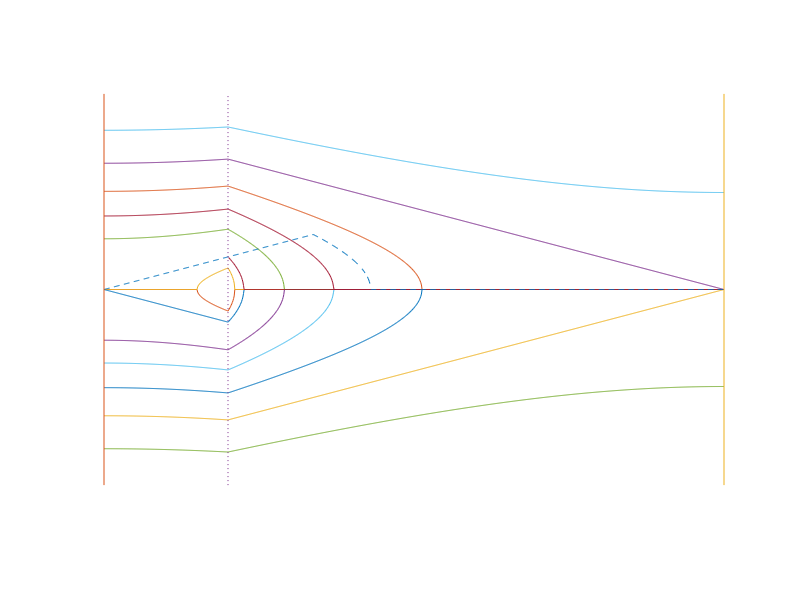

MATLAB code for this plot:
flag = 2 

if flag==1
	close all
	N = 620;
	e = ones(N,1);
	D = 0.4*spdiags([e -2*e e], -1:1, N, N);
	D(1,1) = D(1,1)- sum(D(1,:));
	D(N,N) = D(N,N) - sum(D(N,:));
	u = zeros(N, 1);
	res = zeros(N, 10);
	u(1:3) = [1 1 1]';
	inert = 150:165;
	for k =1:20000
		tmp = (u-0.2)>0;
		tmp(inert) = zeros(size(inert));
		u = u + 0.001*(tmp-u) + D*u;
		if rem(k,2000)==0
			plot(u); axis([0 N 0 1]); drawnow;
			res(:, k/2000) = u;
		end
	end
	res1 = [ones(1, 10); zeros(inert(1), 10); res(inert, :); zeros(N-inert(length(inert))+1, 10)];
	waterfall(res'); hold; waterfall([1 1:inert(1) inert inert(length(inert)):N], 1:10, res1'); hold; axis([0 N 0 11 0 4]); axis('off'); view([30, 30]);
end

if flag==2
	close all
	t = 0:0.001:1; t = t';
	J = - sqrt(t.^2-2*(t>0.2).*(t-0.2));
	for k=1:7
		tmp = sqrt(t.^2-2*(t>0.2).*(t-0.2)+0.72*exp(0.4*(k-6))-0.12);
		J = [J -tmp tmp];
	end
	J(:, 4:5) = [];
	J0 = sqrt(t.^2-2*(t>0.2).*(t-0.2)+0.72*exp(0.4*(4.5-6))-0.12);
	t0 = 0.2 + (0.72*exp(0.4*(4.5-6))-0.12)/2;
	J0 = t.*(t<t0) + J0.*(t>t0);
	plot(t, real(J), t(t>0.2), -real(J(t>0.2,1)), t, real(J0), '--', [0 0], [-1.2 1.2], [1 1], [-1.2 1.2], [0.2 0.2], [-1.2 1.2], ':'); axis('off');
end
